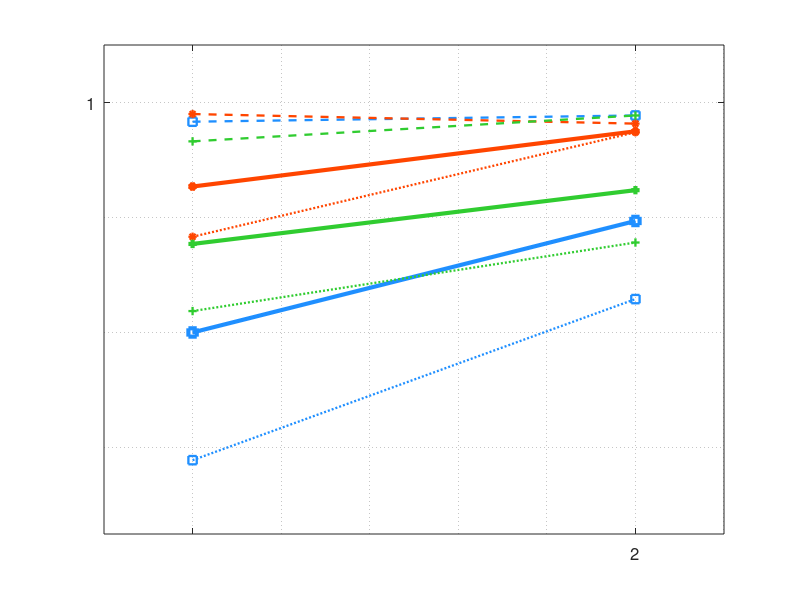

The MATLAB source for this figure:
clear;
clc;
x=[1,2];
SCITk  = [0.681500000000000	0.960833333333333	0.779023809523810	0.780000000000000	0.984166666666667	0.857063492063492	0.801166666666667	1	0.876217893217893	0.871833333333333	0.993333333333333	0.919400432900433	0.875666666666667	0.993333333333333	0.920063492063492	0.931666666666667	0.995500000000000	0.958821067821068];
SCITn = [0.269833333333333	0.671666666666667	0.371380952380952	0.429666666666667	0.850000000000000	0.546500000000000	0.580166666666667	0.959166666666667	0.698190476190476	0.784166666666667	0.995000000000000	0.864039682539683	0.953333333333334	0.996000000000000	0.970793650793651	0.989666666666667	0.992666666666667	0.989991341991342];
KCIT = [0.479000000000000	0.881666666666667	0.592841269841270	0.691833333333333	0.991666666666667	0.793682539682540	0.776000000000000	0.990000000000000	0.856059163059163	0.890500000000000	0.986833333333333	0.928682539682540	0.927500000000000	0.986500000000000	0.950836940836941	0.951333333333333	0.995500000000000	0.969531746031746];
SCITk_Recall = SCITk([13,16]);
SCITn_Recall = SCITn([13,16]);
FRCIT_Recall = KCIT([13,16]);
SCITk_Precision = SCITk([14,17]);
SCITn_Precision = SCITn([14,17]);
FRCIT_Precision = KCIT([14,17]);
SCITk_F1 = SCITk([15,18]);
SCITn_F1 = SCITn([15,18]);
FRCIT_F1 = KCIT([15,18]);

lw = 3;
plot(x,SCITk_Recall,'s:b','LineWidth',lw/1.8,'Color',[0.12,0.56,1]); 
hold on;
plot(x,SCITk_Precision,'s--b','LineWidth',lw/1.8,'Color',[0.12,0.56,1]);
hold on;
plot(x,SCITk_F1,'s-b','LineWidth',lw,'Color',[0.12,0.56,1]);
hold on;
plot(x,SCITn_Recall,'*:r','LineWidth',lw/1.8,'Color',[1,0.27,0]);
hold on;
plot(x,SCITn_Precision,'*--r','LineWidth',lw/1.8,'Color',[1,0.27,0]);
hold on;
plot(x,SCITn_F1,'*-r','LineWidth',lw,'Color',[1,0.27,0]);
hold on;
plot(x,FRCIT_Recall,'+:k','LineWidth',lw/1.8,'Color',[0.19,0.80,0.19]);
hold on;
plot(x,FRCIT_Precision,'+--k','LineWidth',lw/1.8,'Color',[0.19,0.80,0.19]);
hold on;
plot(x,FRCIT_F1,'+-k','LineWidth',lw,'Color',[0.19,0.80,0.19]);
hold on;
grid minor ;
xlim([0.8,2.2]);
ylim([0.85,1.02]);
set(gca,'xtick',1:1:6);
set(gca,'xTickLabel',{25,50,100,200,400,800},'FontSize',12);
set(gca,'ytick',[0.2 0.4 0.6 0.8 1.0]);
%xlabel('Sample size','FontSize',13.8,'Fontname','Times New Roman');
%ylabel('Recall/Precision/F1','FontSize',13.8,'Fontname','Times New Roman');
%legend('SCITk-Recall','SCITk-Precision','SCITk-F1','SCITn-Recall','SCITn-Precision','SCITn-F1','KCIT-Recall','KCIT-Precision','KCIT-F1','Fontname','Times New Roman');